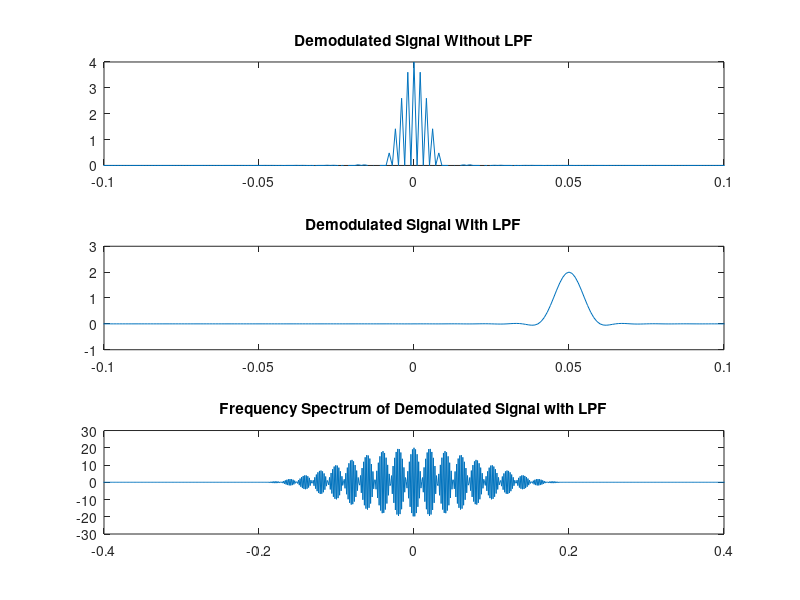

Source code (MATLAB):
samplingTime=10e-4;
t=-1:samplingTime:1;
fc=500;
mt=2*sinc(2*t/0.01)+sinc((2*t/0.01)+1)+sinc((2*t/0.01)-1);
mh=mt/(pi*t);
phiusb=mt.*cos(2*pi*fc*t)-mh.*sin(2*pi*fc*t);
L_fft=length(phiusb);
F_m=fftshift(fft(phiusb,L_fft));
demod_sig=mt+(mt.*cos(2*pi*fc*t)-mh.*sin(2*2*pi*fc*t));
subplot(3,1,1);
plot(t,demod_sig);
title('Demodulated Signal Without LPF');
axis([-0.1 0.1 0 4]);

subplot(3,1,2);
n=100;
wn=0.6;
ff=fir1(n,wn);
filtered_sig=filter(ff,1,demod_sig);
plot(t,filtered_sig);
axis([-0.1 0.1 -1 3]);
title('Demodulated Signal With LPF');

phi_demod_sig=mt+(mt.*cos(2*pi*fc*t)-mh.*sin(2*2*pi*fc*t));
subplot(3,1,3);
n=100;
wn=0.6;
ff=fir1(n,wn);
filtered_signal=filter(ff,1,phi_demod_sig);
L_fft=length(filtered_signal);
F_m=fftshift(fft(filtered_signal,L_fft));
plot(t,F_m);
axis([-0.4 0.4 -30 30]);
title('Frequency Spectrum of Demodulated Signal with LPF');
